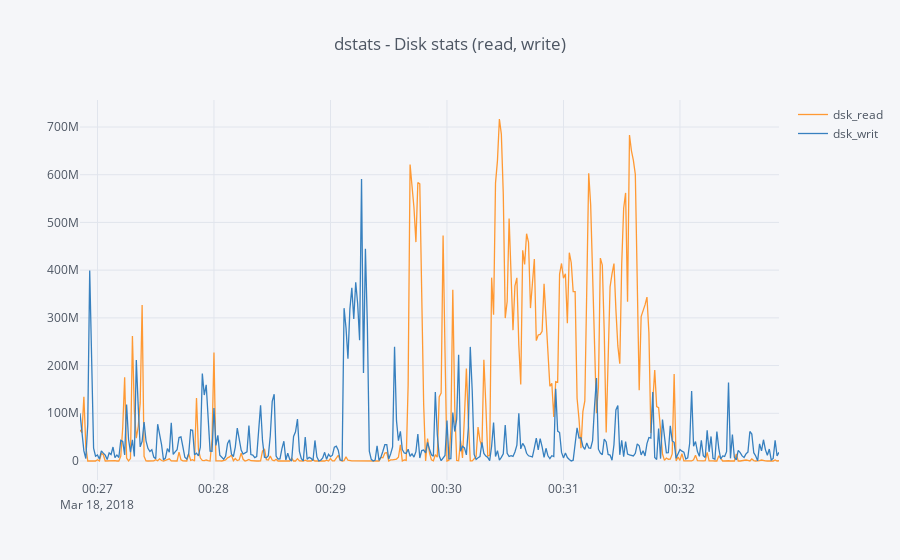

Notebook code cell kept with this figure:
### Code cell
df[['dsk_read', 'dsk_writ']].iplot(kind='line', title='dstats - Disk stats (read, write)')

### Figure 1 — Plotly figure (JSON) as saved in the notebook; plotly's stock layout.template omitted (floating-point values rounded to 4 significant figures; data arrays with more than 128 entries replaced by an {"elided": "..."} marker saying what was removed)
{"data": [{"line": {"color": "rgba(255, 153, 51, 1.0)", "dash": "solid", "width": 1.3}, "mode": "lines", "name": "dsk_read", "text": "", "type": "scatter", "x": {"elided": "361 str values"}, "y": {"elided": "361 int values"}}, {"line": {"color": "rgba(55, 128, 191, 1.0)", "dash": "solid", "width": 1.3}, "mode": "lines", "name": "dsk_writ", "text": "", "type": "scatter", "x": {"elided": "361 str values"}, "y": {"elided": "361 int values"}}], "layout": {"legend": {"bgcolor": "#F5F6F9", "font": {"color": "#4D5663"}}, "paper_bgcolor": "#F5F6F9", "plot_bgcolor": "#F5F6F9", "title": "dstats - Disk stats (read, write)", "titlefont": {"color": "#4D5663"}, "xaxis1": {"gridcolor": "#E1E5ED", "showgrid": true, "tickfont": {"color": "#4D5663"}, "title": "", "titlefont": {"color": "#4D5663"}, "zerolinecolor": "#E1E5ED"}, "yaxis1": {"gridcolor": "#E1E5ED", "showgrid": true, "tickfont": {"color": "#4D5663"}, "title": "", "titlefont": {"color": "#4D5663"}, "zerolinecolor": "#E1E5ED"}}}
